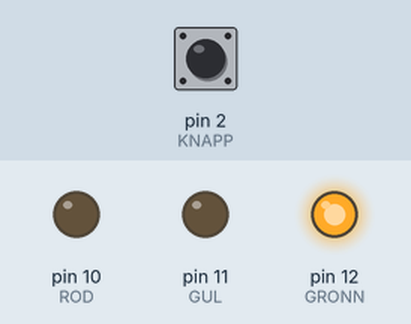
This sketch was run on a simulated Arduino Uno, built with avr-gcc and run on an emulated ATmega328P. Shown: output pins drawn as LEDs (lit = HIGH). The inputs (shaded band) are chosen by the test bench; at power-on: pin 2 (KNAPP) HIGH.

Above: at 1.2 s.
1.3 s: pin 2 (KNAPP) pulled LOW for 0.15 s
At 2.5 s:
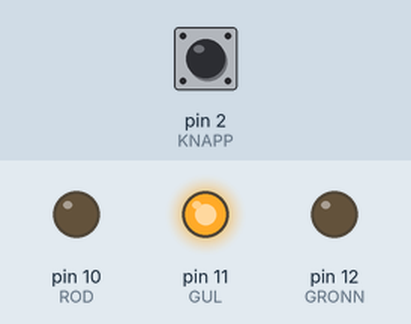
At 9.1 s:
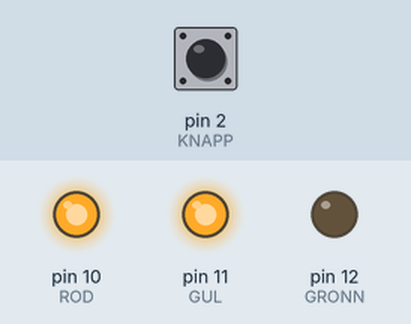
10.4 s: pin 2 (KNAPP) pulled LOW for 3.2 s
At 15.2 s:
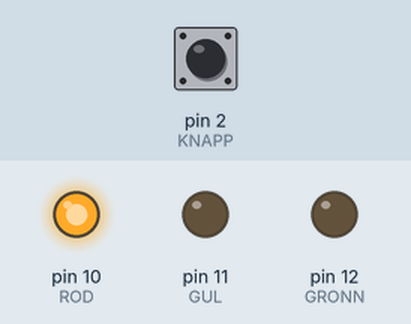
Timing chart, 0 to 22.3 s (numbered marks = the images above; inputs shaded):
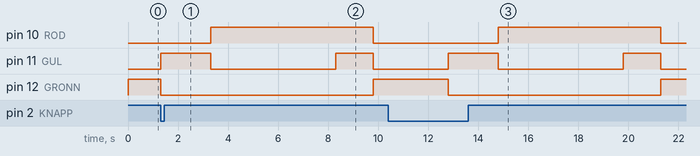

Measured:
- after the input at 1.3 s, pin 10 (ROD): LOW → HIGH after 2.0 s, → LOW 6.5 s later; pin 11 (GUL): LOW → HIGH at once, → LOW 2.0 s later, → HIGH 5.0 s later, → LOW 1.5 s later; pin 12 (GRONN): HIGH → LOW at once, → HIGH 8.5 s later
- after the input at 10.4 s, pin 10 (ROD): LOW → HIGH after 4.4 s, → LOW 6.5 s later; pin 11 (GUL): LOW → HIGH after 2.4 s, → LOW 2.0 s later, → HIGH 5.0 s later, → LOW 1.5 s later; pin 12 (GRONN): HIGH → LOW after 2.4 s, → HIGH 8.5 s later

The sketch:

04_trafikklys.ino
```cpp
// Trafikklys med fotgjengerknapp.
// Kobling: rød LED pinne 10, gul pinne 11, grønn pinne 12 (hver med 220 ohm), knapp mellom pinne 2 og GND.

const int ROD = 10;
const int GUL = 11;
const int GRONN = 12;
const int KNAPP = 2;

void settLys(bool r, bool g, bool gr) {
  digitalWrite(ROD, r);
  digitalWrite(GUL, g);
  digitalWrite(GRONN, gr);
}

void setup() {
  pinMode(ROD, OUTPUT);
  pinMode(GUL, OUTPUT);
  pinMode(GRONN, OUTPUT);
  pinMode(KNAPP, INPUT_PULLUP);
  settLys(LOW, LOW, HIGH); // Grønt for bilene
}

void loop() {
  if (digitalRead(KNAPP) == LOW) {
    settLys(LOW, HIGH, LOW);  // Gult
    delay(2000);
    settLys(HIGH, LOW, LOW);  // Rødt – fotgjengerne går
    delay(5000);
    settLys(HIGH, HIGH, LOW); // Rødt + gult
    delay(1500);
    settLys(LOW, LOW, HIGH);  // Grønt igjen
    delay(3000);              // Minste grønntid før neste trykk
  }
}
```
